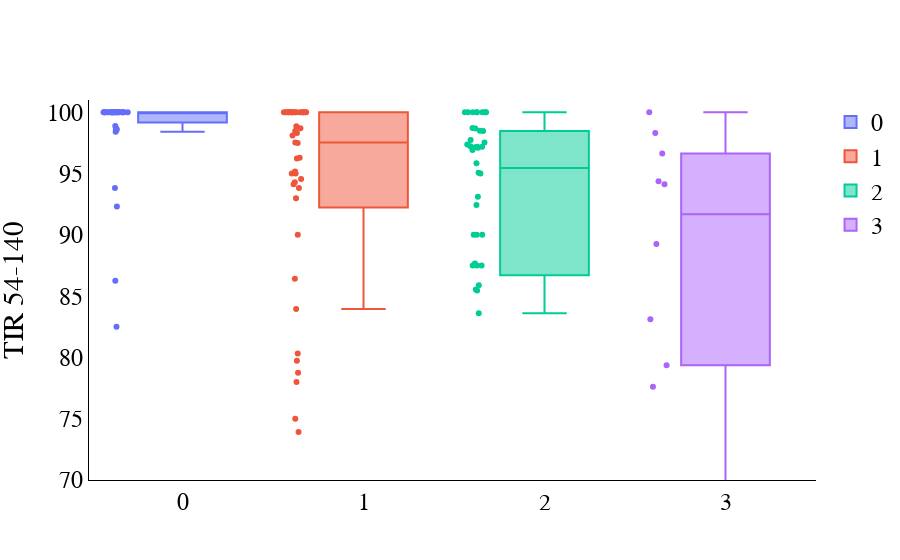

Here is the notebook cell this chart was saved with:
### Code cell
df_all_days_c2 = df_all_day[(df_all_day['status']=='at-risk')].reset_index(drop=True)
# [(df_all_day['status']=='pre-T2D')].reset_index(drop=True)

sum_name = df_all_days_c2['all_freq_big_meal']

# str_name = np.array([str(df_all_days_c2.loc[x, 'meal_1'])+str(df_all_days_c2.loc[x, 'meal_2'])+str(df_all_days_c2.loc[x, 'meal_3']) for x in range(len(df_all_days_c2))]) 
TIR =  df_all_days_c2['tir'].values  
descript = np.array([df_all_days_c2.loc[x, 'date'].strftime("%B %d, %Y")+" "+str(df_all_days_c2.loc[x, 'uid']) for x in range(len(df_all_days_c2))])

fig = go.Figure(layout = go.Layout(
            plot_bgcolor="#FFF",  # Sets background color to white
            xaxis=dict(
                linecolor="black",  # Sets color of X-axis line
                showgrid=False  # Removes X-axis grid lines
            ),
            yaxis=dict(
                title="TIR 54-140",  
                linecolor="black",  # Sets color of Y-axis line
                showgrid=False,  # Removes Y-axis grid lines    
            ),
            font=dict(
                family="Helvetica",
                size=24,
                color="black"
            )
        ))
fig.update_yaxes(range=[70, 101])
# fig.add_trace(go.Box(y=[50,50], boxpoints='all', text= descript[np.where(str_name == ty)[0]], boxmean=False, name=0))
for ty in [0, 1, 2, 3]:
    print(len(np.where(sum_name == ty)[0]))
    
    if len(np.where(sum_name == ty)[0]) !=0 :

        fig.add_trace(go.Box(y=TIR[np.where(sum_name == ty)[0]],boxpoints='all',  text= descript[np.where(sum_name == ty)[0]], name=ty))
    else:
        
        fig.add_trace(go.Box(y=[50,50], boxpoints='all', text= descript[np.where(sum_name == ty)[0]], name=ty))
        

        
fig.show()
# fig.write_image("/Users/amrutapai/Documents/SDRIpaper1/tir_atrisk_revis.svg")

### Figure 1 — Plotly figure (JSON) as saved in the notebook; plotly's stock layout.template omitted (floating-point values rounded to 4 significant figures)
{"data": [{"boxpoints": "all", "name": "0", "text": ["April 24, 2021 6", "May 01, 2021 6", "May 05, 2021 9", "May 13, 2021 9", "June 03, 2021 13", "June 02, 2021 14", "June 06, 2021 14", "June 07, 2021 14", "June 09, 2021 14", "June 11, 2021 14", "June 14, 2021 14", "June 20, 2021 17", "June 23, 2021 17", "June 24, 2021 17", "June 28, 2021 17", "June 29, 2021 17", "June 30, 2021 17", "July 03, 2021 20", "July 05, 2021 20", "July 07, 2021 20", "July 08, 2021 20", "July 10, 2021 20", "July 11, 2021 20", "July 12, 2021 20", "June 30, 2021 21", "July 02, 2021 21", "July 06, 2021 21", "July 11, 2021 21", "July 30, 2021 31", "August 04, 2021 31", "August 05, 2021 31", "August 06, 2021 31", "August 09, 2021 31", "July 30, 2021 32", "August 18, 2021 36"], "type": "box", "y": [86.25, 82.5, 100, 100, 98.57, 93.83, 100, 100, 98.65, 100, 100, 100, 100, 98.88, 100, 100, 100, 98.41, 98.61, 100, 100, 100, 100, 100, 100, 100, 100, 100, 100, 100, 100, 100, 100, 92.31, 100]}, {"boxpoints": "all", "name": "1", "text": ["April 26, 2021 6", "April 27, 2021 6", "April 28, 2021 6", "April 30, 2021 6", "May 06, 2021 6", "May 06, 2021 9", "May 09, 2021 9", "May 20, 2021 10", "May 28, 2021 10", "May 28, 2021 13", "May 31, 2021 13", "June 03, 2021 14", "June 04, 2021 14", "June 08, 2021 14", "June 10, 2021 14", "June 13, 2021 14", "June 18, 2021 17", "June 21, 2021 17", "June 25, 2021 17", "June 27, 2021 17", "July 04, 2021 20", "July 03, 2021 21", "July 05, 2021 21", "July 07, 2021 21", "July 10, 2021 21", "July 12, 2021 21", "July 24, 2021 29", "July 26, 2021 29", "July 27, 2021 29", "July 31, 2021 29", "August 01, 2021 29", "August 03, 2021 29", "July 28, 2021 31", "July 29, 2021 31", "July 31, 2021 31", "August 02, 2021 31", "August 03, 2021 31", "August 07, 2021 31", "August 01, 2021 32", "August 02, 2021 32", "August 04, 2021 32", "August 25, 2021 35", "August 19, 2021 36", "August 24, 2021 36", "August 25, 2021 36"], "type": "box", "y": [75, 95, 86.42, 95, 78.75, 95.16, 97.53, 57.14, 62.71, 98.31, 98.11, 97.5, 100, 100, 100, 100, 83.95, 100, 100, 98.85, 98.7, 100, 100, 94.55, 100, 100, 78, 73.91, 79.73, 80.33, 94.12, 92.98, 100, 100, 100, 96.23, 100, 90, 93.83, 96.3, 100, 100, 98.46, 100, 94.29]}, {"boxpoints": "all", "name": "2", "text": ["April 29, 2021 6", "May 02, 2021 6", "May 03, 2021 6", "May 04, 2021 6", "May 05, 2021 6", "May 01, 2021 9", "May 02, 2021 9", "May 03, 2021 9", "May 08, 2021 9", "May 19, 2021 10", "May 22, 2021 10", "May 23, 2021 10", "May 24, 2021 10", "May 26, 2021 10", "May 29, 2021 10", "May 26, 2021 13", "May 27, 2021 13", "May 30, 2021 13", "June 01, 2021 13", "June 02, 2021 13", "June 04, 2021 13", "June 05, 2021 14", "June 19, 2021 17", "June 22, 2021 17", "June 26, 2021 17", "July 02, 2021 20", "July 06, 2021 20", "July 09, 2021 20", "July 01, 2021 21", "July 04, 2021 21", "July 08, 2021 21", "July 09, 2021 21", "July 22, 2021 29", "July 23, 2021 29", "July 28, 2021 29", "July 29, 2021 29", "July 30, 2021 29", "July 31, 2021 32", "August 03, 2021 32", "August 19, 2021 35", "August 20, 2021 35", "August 23, 2021 35", "August 24, 2021 35", "August 28, 2021 36"], "type": "box", "y": [68.75, 85.54, 87.5, 90, 87.5, 95, 98.72, 97.1, 100, 46.97, 83.61, 67.8, 55.56, 64.15, 54.24, 87.5, 100, 97.22, 98.46, 97.37, 100, 100, 97.73, 100, 97.53, 95.83, 93.1, 97.18, 100, 100, 96.92, 98.68, 57.14, 85.45, 90, 90, 85.9, 87.65, 95.06, 97.14, 100, 98.48, 97.18, 92.42]}, {"boxpoints": "all", "name": "3", "text": ["May 07, 2021 9", "May 10, 2021 9", "May 21, 2021 10", "May 25, 2021 10", "May 27, 2021 10", "May 29, 2021 13", "June 05, 2021 13", "June 06, 2021 13", "August 05, 2021 32", "August 21, 2021 35"], "type": "box", "y": [83.12, 96.63, 77.61, 79.37, 68.97, 94.37, 94.12, 100, 89.25, 98.31]}], "layout": {"font": {"color": "black", "family": "Helvetica", "size": 24}, "plot_bgcolor": "#FFF", "xaxis": {"linecolor": "black", "showgrid": false}, "yaxis": {"linecolor": "black", "range": [70, 101], "showgrid": false, "title": {"text": "TIR 54-140"}}}}
